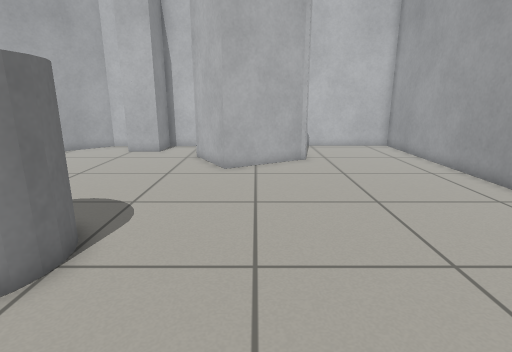
[1] (above)

16 first-person views from a walk through a robot-simulator world made for Gazebo. The camera is 0.81 m above the floor, tilts 14° down and sees 80° across. The floor is counted in squares, 0.25 m on a side. Each view is taken from the middle of a square. On the plan, view 1 faces up. The plan holds only what a view shows up to about 20 squares ahead; the rest is blank.

[2]
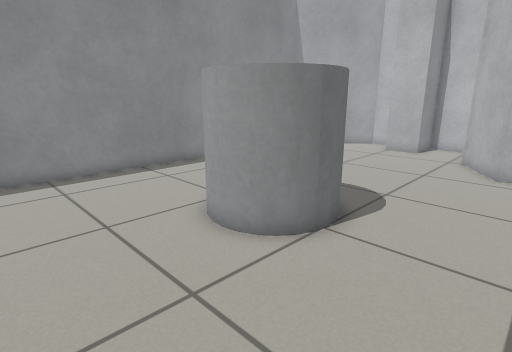

[3]
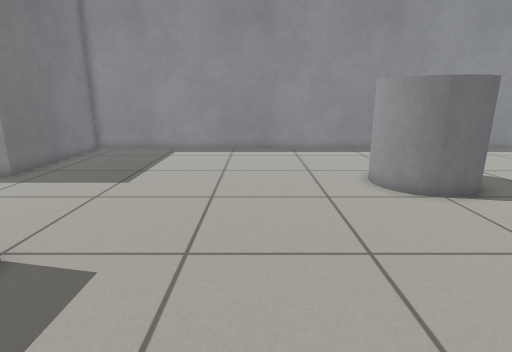

[4]
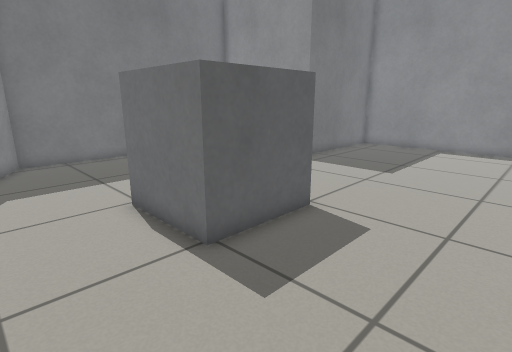

[5]
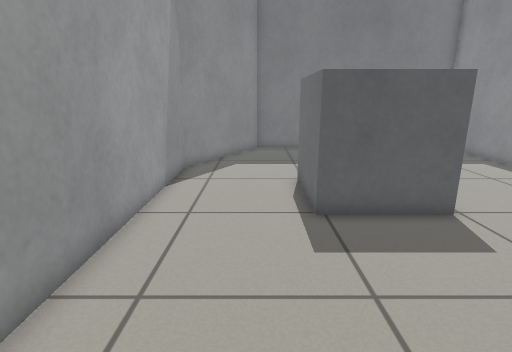

[6]
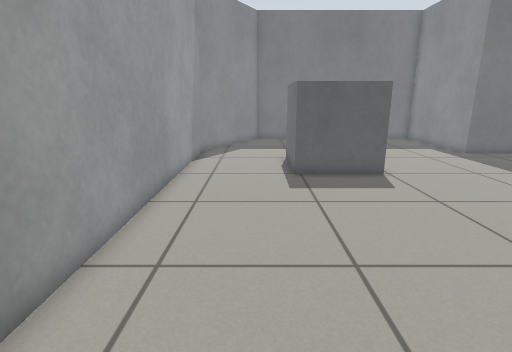

[7]
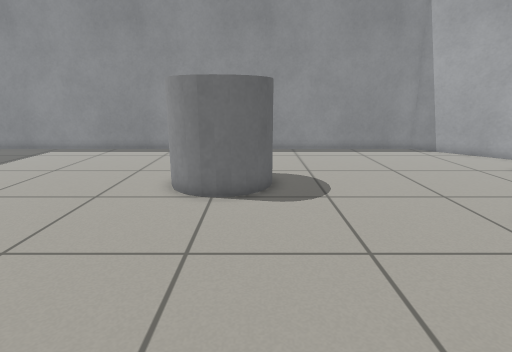

[8]
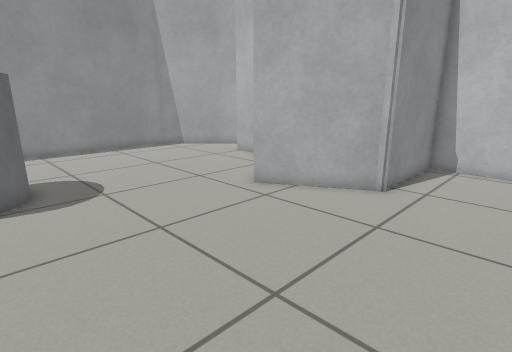

[9]
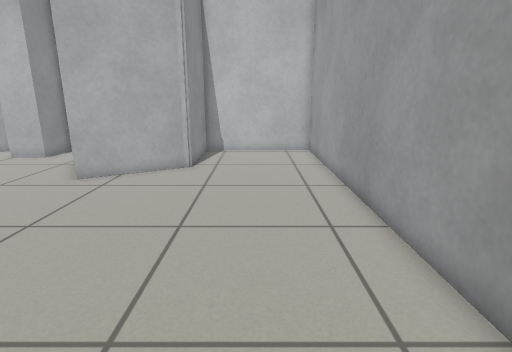

[10]
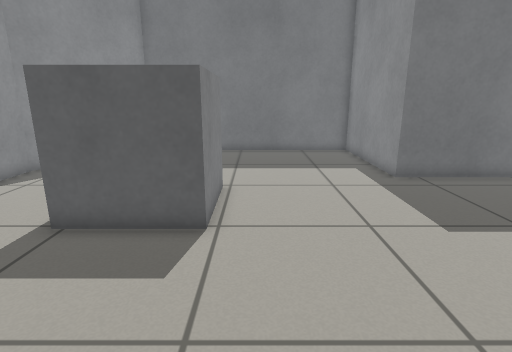

[11]
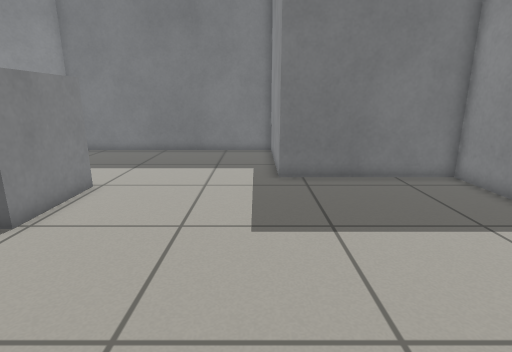

[12]
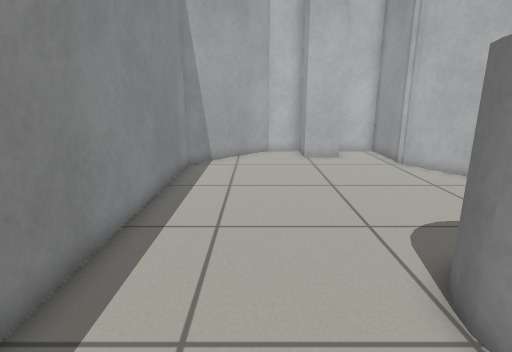

[13]
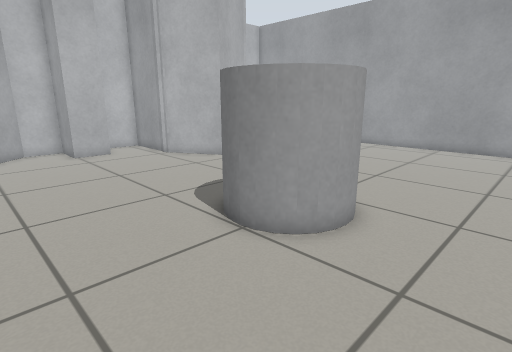

[14]
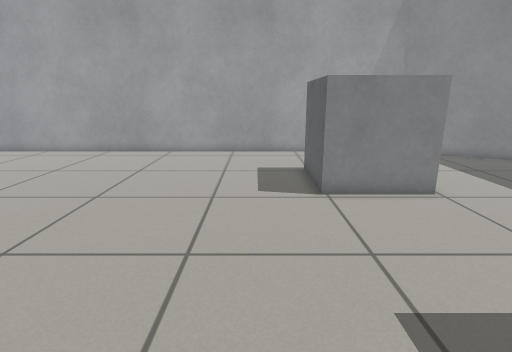

[15]
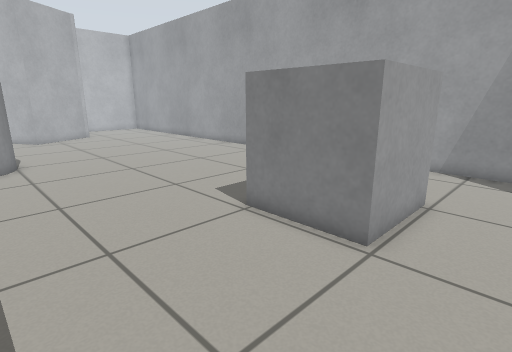

[16]
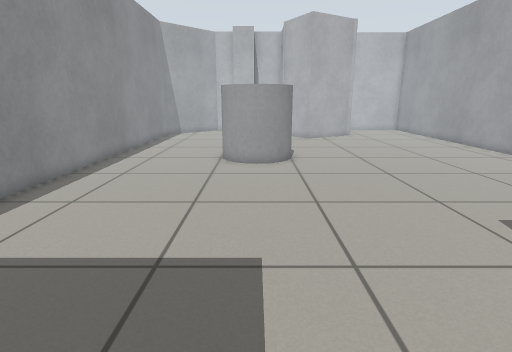

### Floor plan
Key: @ floor where view 1 was taken; # wall or solid block; . floor; C grey cylinder; B grey box.
Columns run from 15 left of view 1 to 10 right of it. Each row starts with its distance up from view 1.
 22     #### ####     ########
 21    ##..###..#     #......#
 20   ##...###..#     #......#
 19  ##.........#     #......#
 18 ##..........#     #......#
 17 #...........##   ##......#
 16 #............#####.......#
 15 #............###.........#
 14 #........................#
 13 #........................#
 12 #........................#
 11 #........................#
 10 #........................#
  9 #........................#
  8 #........C...............#
  7 #.......C C..............#
  6 #......C   C.............#
  5 #......CC  C.............#
  4 #.......CCC..............#
  3 #........................#
  2 #........................#
  1 #........................#
  0 #..............@.........#
 -1 #........................#
 -2 #........................#
 -3 #........................#
 -4 #........................#
 -5 #........................#
 -6 #...............BBBB.....#
 -7 #..............B   B.....#
 -8 #..............B   B.....#
 -9 #..............B   B.....#
-10 #..............BBBBB.....#
-11 #........................#
-12 #########................#
-13         #................#
-14         #...............##
-15         #..............##
-16         #..............#
-17         #.............##
-18         #.............#
-19         ###############

Positions as (right, up) in squares from view 1, and headings:
1: (0, 0), facing up
2: (0, -1), facing up-left
3: (6, -1), facing left
4: (8, -1), facing down-left
5: (6, 2), facing down
6: (6, 7), facing down
7: (6, 7), facing left
8: (7, 6), facing up-left
9: (6, 2), facing up
10: (-1, 1), facing down
11: (-6, 1), facing down
12: (-11, 2), facing up
13: (-13, 0), facing up-right
14: (-10, -4), facing right
15: (-6, -13), facing up-right
16: (-6, -12), facing up
